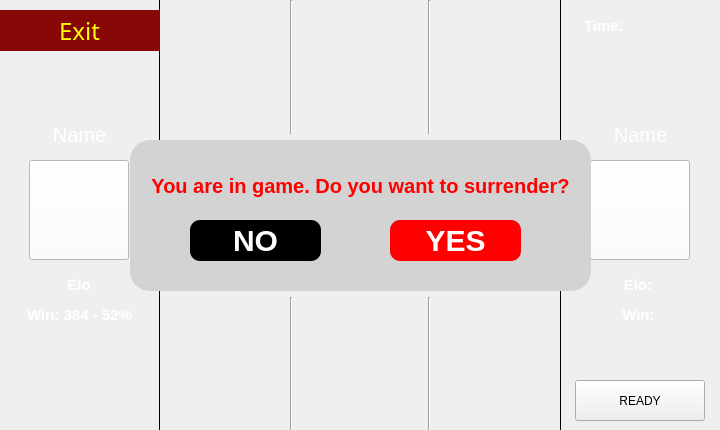
<?xml version="1.0" encoding="UTF-8"?>
<ui version="4.0">
 <class>Game_Screen</class>
 <widget class="QMainWindow" name="Game_Screen">
  <property name="geometry">
   <rect>
    <x>0</x>
    <y>0</y>
    <width>720</width>
    <height>430</height>
   </rect>
  </property>
  <property name="windowTitle">
   <string>MainWindow</string>
  </property>
  <property name="styleSheet">
   <string notr="true">#player1, #player2{
	border: 1px solid black;
}
#randomFrame{
	border: 1px solid black;
}
#textRandom{
	text-align: center;
}</string>
  </property>
  <widget class="QWidget" name="centralwidget">
   <property name="styleSheet">
    <string notr="true">#notification{
	background: #D3D3D3;
	color: yellow;
	font-size: 30px;
}</string>
   </property>
   <widget class="QWidget" name="layoutWidget">
    <property name="geometry">
     <rect>
      <x>160</x>
      <y>0</y>
      <width>401</width>
      <height>431</height>
     </rect>
    </property>
    <layout class="QGridLayout" name="gridLayout_11">
     <item row="3" column="4">
      <widget class="QFrame" name="gridFrame_6">
       <layout class="QGridLayout" name="gridLayout_6">
        <property name="sizeConstraint">
         <enum>QLayout::SetDefaultConstraint</enum>
        </property>
       </layout>
      </widget>
     </item>
     <item row="0" column="0">
      <widget class="QFrame" name="gridFrame">
       <layout class="QGridLayout" name="gridLayout">
        <property name="sizeConstraint">
         <enum>QLayout::SetDefaultConstraint</enum>
        </property>
       </layout>
      </widget>
     </item>
     <item row="3" column="3">
      <widget class="Line" name="line_6">
       <property name="orientation">
        <enum>Qt::Vertical</enum>
       </property>
      </widget>
     </item>
     <item row="6" column="0">
      <widget class="QFrame" name="gridFrame_7">
       <layout class="QGridLayout" name="gridLayout_7">
        <property name="sizeConstraint">
         <enum>QLayout::SetDefaultConstraint</enum>
        </property>
       </layout>
      </widget>
     </item>
     <item row="1" column="0" colspan="5">
      <widget class="Line" name="line">
       <property name="orientation">
        <enum>Qt::Horizontal</enum>
       </property>
      </widget>
     </item>
     <item row="6" column="4">
      <widget class="QFrame" name="gridFrame_9">
       <layout class="QGridLayout" name="gridLayout_9">
        <property name="sizeConstraint">
         <enum>QLayout::SetDefaultConstraint</enum>
        </property>
       </layout>
      </widget>
     </item>
     <item row="4" column="0" colspan="5">
      <widget class="Line" name="line_2">
       <property name="orientation">
        <enum>Qt::Horizontal</enum>
       </property>
      </widget>
     </item>
     <item row="0" column="1">
      <widget class="Line" name="line_3">
       <property name="orientation">
        <enum>Qt::Vertical</enum>
       </property>
      </widget>
     </item>
     <item row="0" column="2">
      <widget class="QFrame" name="gridFrame_2">
       <layout class="QGridLayout" name="gridLayout_2">
        <property name="sizeConstraint">
         <enum>QLayout::SetDefaultConstraint</enum>
        </property>
       </layout>
      </widget>
     </item>
     <item row="3" column="1">
      <widget class="Line" name="line_5">
       <property name="orientation">
        <enum>Qt::Vertical</enum>
       </property>
      </widget>
     </item>
     <item row="0" column="4">
      <widget class="QFrame" name="gridFrame_3">
       <layout class="QGridLayout" name="gridLayout_3">
        <property name="sizeConstraint">
         <enum>QLayout::SetDefaultConstraint</enum>
        </property>
       </layout>
      </widget>
     </item>
     <item row="3" column="0">
      <widget class="QFrame" name="gridFrame_4">
       <layout class="QGridLayout" name="gridLayout_4">
        <property name="sizeConstraint">
         <enum>QLayout::SetDefaultConstraint</enum>
        </property>
       </layout>
      </widget>
     </item>
     <item row="6" column="1">
      <widget class="Line" name="line_7">
       <property name="orientation">
        <enum>Qt::Vertical</enum>
       </property>
      </widget>
     </item>
     <item row="3" column="2">
      <widget class="QFrame" name="gridFrame_5">
       <layout class="QGridLayout" name="gridLayout_5">
        <property name="sizeConstraint">
         <enum>QLayout::SetDefaultConstraint</enum>
        </property>
       </layout>
      </widget>
     </item>
     <item row="6" column="2">
      <widget class="QFrame" name="gridFrame_8">
       <layout class="QGridLayout" name="gridLayout_8">
        <property name="sizeConstraint">
         <enum>QLayout::SetDefaultConstraint</enum>
        </property>
       </layout>
      </widget>
     </item>
     <item row="6" column="3">
      <widget class="Line" name="line_8">
       <property name="orientation">
        <enum>Qt::Vertical</enum>
       </property>
      </widget>
     </item>
     <item row="0" column="3">
      <widget class="Line" name="line_9">
       <property name="orientation">
        <enum>Qt::Vertical</enum>
       </property>
      </widget>
     </item>
    </layout>
   </widget>
   <widget class="QFrame" name="player1">
    <property name="geometry">
     <rect>
      <x>-1</x>
      <y>-10</y>
      <width>161</width>
      <height>450</height>
     </rect>
    </property>
    <property name="font">
     <font>
      <family>Roman</family>
      <pointsize>18</pointsize>
     </font>
    </property>
    <property name="styleSheet">
     <string notr="true">QFrame {
	background-image: url(:/game_bg.jpg);
}

#avatar{
	background:white;
}

#exit{
	background-color: #880808;
	border: none;
	color: yellow;
	font-size: 24px;
}

#name{
	background: none;
	color: white;
	text-align: center;
	font-size: 20px;
}

#elo{
	background: none;
	color: white;
	text-align: center;
	font-size: 15px;
}

#win{
	background: none;
	color: white;
	text-align: center;
	font-size: 15px;
}</string>
    </property>
    <property name="frameShape">
     <enum>QFrame::StyledPanel</enum>
    </property>
    <property name="frameShadow">
     <enum>QFrame::Raised</enum>
    </property>
    <widget class="QPushButton" name="avatar">
     <property name="geometry">
      <rect>
       <x>30</x>
       <y>170</y>
       <width>100</width>
       <height>100</height>
      </rect>
     </property>
     <property name="focusPolicy">
      <enum>Qt::NoFocus</enum>
     </property>
     <property name="text">
      <string/>
     </property>
     <property name="icon">
      <iconset resource="Resource/user_icon.qrc">
       <normaloff>:/user-solid.svg</normaloff>:/user-solid.svg</iconset>
     </property>
     <property name="iconSize">
      <size>
       <width>80</width>
       <height>80</height>
      </size>
     </property>
     <property name="checkable">
      <bool>false</bool>
     </property>
     <property name="checked">
      <bool>false</bool>
     </property>
     <property name="default">
      <bool>false</bool>
     </property>
     <property name="flat">
      <bool>false</bool>
     </property>
    </widget>
    <widget class="QPushButton" name="exit">
     <property name="geometry">
      <rect>
       <x>0</x>
       <y>20</y>
       <width>161</width>
       <height>41</height>
      </rect>
     </property>
     <property name="font">
      <font>
       <family>Script MT Bold</family>
       <pointsize>-1</pointsize>
      </font>
     </property>
     <property name="text">
      <string>Exit</string>
     </property>
    </widget>
    <widget class="QLabel" name="elo">
     <property name="geometry">
      <rect>
       <x>30</x>
       <y>280</y>
       <width>100</width>
       <height>30</height>
      </rect>
     </property>
     <property name="font">
      <font>
       <pointsize>-1</pointsize>
       <bold>true</bold>
      </font>
     </property>
     <property name="text">
      <string>Elo</string>
     </property>
     <property name="alignment">
      <set>Qt::AlignCenter</set>
     </property>
    </widget>
    <widget class="QLabel" name="name">
     <property name="geometry">
      <rect>
       <x>0</x>
       <y>130</y>
       <width>161</width>
       <height>30</height>
      </rect>
     </property>
     <property name="text">
      <string>Name</string>
     </property>
     <property name="alignment">
      <set>Qt::AlignCenter</set>
     </property>
    </widget>
    <widget class="QLabel" name="win">
     <property name="geometry">
      <rect>
       <x>0</x>
       <y>310</y>
       <width>161</width>
       <height>30</height>
      </rect>
     </property>
     <property name="font">
      <font>
       <pointsize>-1</pointsize>
       <bold>true</bold>
      </font>
     </property>
     <property name="text">
      <string>Win: 384 - 52%</string>
     </property>
     <property name="alignment">
      <set>Qt::AlignCenter</set>
     </property>
    </widget>
   </widget>
   <widget class="QFrame" name="player2">
    <property name="geometry">
     <rect>
      <x>560</x>
      <y>-10</y>
      <width>161</width>
      <height>450</height>
     </rect>
    </property>
    <property name="styleSheet">
     <string notr="true">QFrame {
	background-image: url(:/game_bg.jpg);
}

#avatar_2{
	background:white;
}

#name_2{
	background: none;
	color: white;
	text-align: center;
	font-size: 20px;
}

#elo_2{
	background: none;
	color: white;
	text-align: center;
	font-size: 15px;
}

#win_2{
	background: none;
	color: white;
	text-align: center;
	font-size: 15px;
}

#timer{
	background: none;
	color: white;
	text-align: center;
	font-size: 15px;
	padding-left: 20px
}</string>
    </property>
    <property name="frameShape">
     <enum>QFrame::StyledPanel</enum>
    </property>
    <property name="frameShadow">
     <enum>QFrame::Raised</enum>
    </property>
    <widget class="QPushButton" name="avatar_2">
     <property name="geometry">
      <rect>
       <x>30</x>
       <y>170</y>
       <width>100</width>
       <height>100</height>
      </rect>
     </property>
     <property name="focusPolicy">
      <enum>Qt::NoFocus</enum>
     </property>
     <property name="autoFillBackground">
      <bool>false</bool>
     </property>
     <property name="text">
      <string/>
     </property>
     <property name="icon">
      <iconset resource="Resource/user_icon.qrc">
       <normaloff>:/user-solid.svg</normaloff>:/user-solid.svg</iconset>
     </property>
     <property name="iconSize">
      <size>
       <width>80</width>
       <height>80</height>
      </size>
     </property>
     <property name="autoDefault">
      <bool>false</bool>
     </property>
     <property name="default">
      <bool>false</bool>
     </property>
    </widget>
    <widget class="QLabel" name="elo_2">
     <property name="geometry">
      <rect>
       <x>30</x>
       <y>280</y>
       <width>100</width>
       <height>30</height>
      </rect>
     </property>
     <property name="font">
      <font>
       <pointsize>-1</pointsize>
       <bold>true</bold>
      </font>
     </property>
     <property name="text">
      <string>Elo: </string>
     </property>
     <property name="alignment">
      <set>Qt::AlignCenter</set>
     </property>
    </widget>
    <widget class="QLabel" name="name_2">
     <property name="geometry">
      <rect>
       <x>0</x>
       <y>130</y>
       <width>161</width>
       <height>30</height>
      </rect>
     </property>
     <property name="text">
      <string>Name</string>
     </property>
     <property name="alignment">
      <set>Qt::AlignCenter</set>
     </property>
    </widget>
    <widget class="QLabel" name="win_2">
     <property name="geometry">
      <rect>
       <x>0</x>
       <y>310</y>
       <width>161</width>
       <height>30</height>
      </rect>
     </property>
     <property name="font">
      <font>
       <pointsize>-1</pointsize>
       <bold>true</bold>
      </font>
     </property>
     <property name="text">
      <string>Win: </string>
     </property>
     <property name="alignment">
      <set>Qt::AlignCenter</set>
     </property>
    </widget>
    <widget class="QLabel" name="timer">
     <property name="geometry">
      <rect>
       <x>0</x>
       <y>20</y>
       <width>161</width>
       <height>31</height>
      </rect>
     </property>
     <property name="font">
      <font>
       <pointsize>-1</pointsize>
       <bold>true</bold>
      </font>
     </property>
     <property name="text">
      <string>Time:</string>
     </property>
    </widget>
    <widget class="QPushButton" name="readyButton">
     <property name="geometry">
      <rect>
       <x>15</x>
       <y>390</y>
       <width>130</width>
       <height>41</height>
      </rect>
     </property>
     <property name="text">
      <string>READY</string>
     </property>
    </widget>
   </widget>
   <widget class="QLabel" name="notification">
    <property name="geometry">
     <rect>
      <x>260</x>
      <y>180</y>
      <width>200</width>
      <height>80</height>
     </rect>
    </property>
    <property name="styleSheet">
     <string notr="true"/>
    </property>
    <property name="text">
     <string>Player 1 Wins !</string>
    </property>
    <property name="scaledContents">
     <bool>true</bool>
    </property>
    <property name="alignment">
     <set>Qt::AlignCenter</set>
    </property>
   </widget>
   <widget class="QFrame" name="surrenderfr">
    <property name="geometry">
     <rect>
      <x>130</x>
      <y>140</y>
      <width>461</width>
      <height>151</height>
     </rect>
    </property>
    <property name="styleSheet">
     <string notr="true">background: #D3D3D3;
font-size: 20px;
border-radius: 20px;</string>
    </property>
    <property name="frameShape">
     <enum>QFrame::StyledPanel</enum>
    </property>
    <property name="frameShadow">
     <enum>QFrame::Raised</enum>
    </property>
    <widget class="QLabel" name="label">
     <property name="geometry">
      <rect>
       <x>10</x>
       <y>10</y>
       <width>441</width>
       <height>71</height>
      </rect>
     </property>
     <property name="font">
      <font>
       <pointsize>-1</pointsize>
       <bold>true</bold>
      </font>
     </property>
     <property name="styleSheet">
      <string notr="true">color: red;</string>
     </property>
     <property name="text">
      <string>You are in game. Do you want to surrender?</string>
     </property>
     <property name="alignment">
      <set>Qt::AlignCenter</set>
     </property>
    </widget>
    <widget class="QPushButton" name="yes">
     <property name="geometry">
      <rect>
       <x>260</x>
       <y>80</y>
       <width>131</width>
       <height>41</height>
      </rect>
     </property>
     <property name="font">
      <font>
       <pointsize>-1</pointsize>
       <bold>true</bold>
      </font>
     </property>
     <property name="styleSheet">
      <string notr="true">background: red;
border-radius: 10px;
color: white;
font-size: 30px;</string>
     </property>
     <property name="text">
      <string>YES</string>
     </property>
    </widget>
    <widget class="QPushButton" name="no">
     <property name="geometry">
      <rect>
       <x>60</x>
       <y>80</y>
       <width>131</width>
       <height>41</height>
      </rect>
     </property>
     <property name="font">
      <font>
       <pointsize>-1</pointsize>
       <bold>true</bold>
      </font>
     </property>
     <property name="styleSheet">
      <string notr="true">background: black;
border-radius: 10px;
color: white;
font-size: 30px;</string>
     </property>
     <property name="text">
      <string>NO</string>
     </property>
    </widget>
   </widget>
  </widget>
 </widget>
 <resources>
  <include location="Resource/user_icon.qrc"/>
 </resources>
 <connections/>
</ui>
